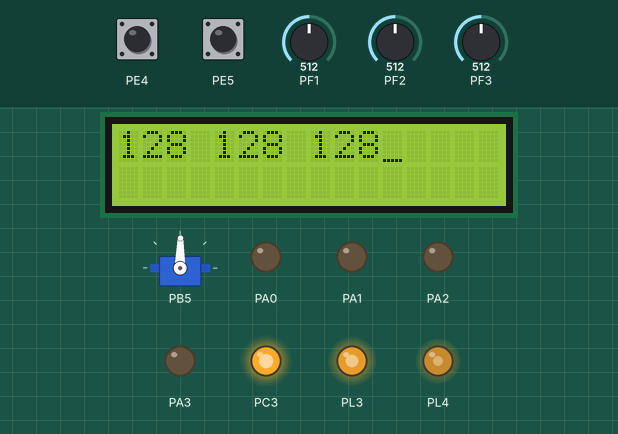
The program below on a simulated ATmega2560, built with avr-gcc and emulated at 14.7456 MHz. Parts: 16×2 character LCD, servo, output pins drawn as LEDs (lit = HIGH). Wiring (inferred from the names in the program): character LCD (HD44780): RS PC0; R/W PC1; E PC2; data PC4, PC5, PC6, PC7. The test bench sets the inputs (shaded band); at power-on: PE4 HIGH, PE5 HIGH, PF1 = 512, PF2 = 512, PF3 = 512. Servo pulses on a pin are drawn as a servo (544–2400 µs = 0–180°); pins used as bus, display or sensor lines are not drawn. At 11.0 s the program stops and its outputs stay as they are.

Above: at 1.1 s.
At 10.1 s:
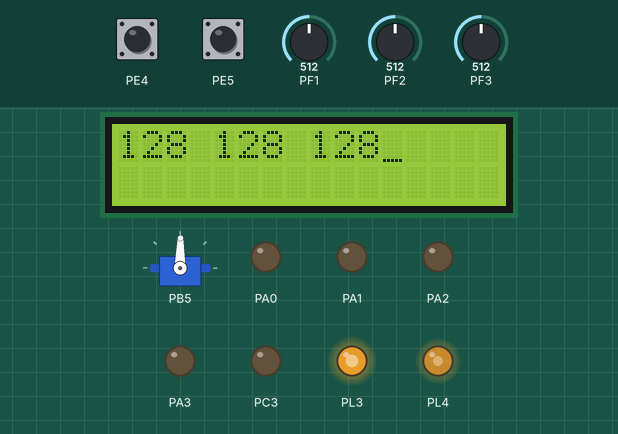
Timing chart, 0 to 11.6 s (numbered marks = the images above):
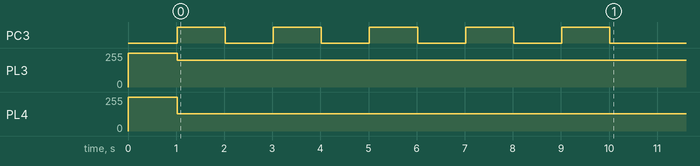

Measured:
- by itself, PC3: alternates HIGH for 1.0 s and LOW for 1.0 s, 10 changes in all, then stays LOW
- by itself, PL3: 0/255 → 255/255 at 0.00 s, → 200/255 1.0 s later
- by itself, PL4: 0/255 → 255/255 at 0.00 s, → 130/255 1.0 s later

The program:

eYantraSeedSowing.c
```c
/*
 * eYantraSeedSowing.h
 *
 * Created: 01-03-2014
 *  Author: Jayant Solanki
 */

#define F_CPU 14745600
#include <avr/io.h>
#include <avr/interrupt.h>
#include <util/delay.h>

#include <math.h> //included to support power function
#include "lcd.h"
#include "controls/globalvar.h"
#include "controls/lib.h"
#include "controls/movements.h"
#include "controls/sensorvals.h"


//Function to Initialize PORTS
void port_init()
{
	lcd_port_config();
	//adc_pin_config();
	motion_pin_config();
	left_encoder_pin_config();
	right_encoder_pin_config();
	buzzer_pin_config();
}


void init_devices (void)
{
 	cli(); //Clears the global interrupts
	port_init();
	adc_init(0);
	servo_init();
	timer5_init();
	left_position_encoder_interrupt_init();
	right_position_encoder_interrupt_init();
	sei();   //Enables the global interrupts
}


//Main Function
int main(void)
{
	init_devices();
	lcd_set_4bit();
	lcd_init();


	holes[0]=1;
	holes[1]=1;
	holes[2]=1;
	holes[3]=1;
	holes[4]=1;
	holes[5]=1;
	holes[6]=1;
	holes[7]=2;
	holes[8]=3;
	holes[9]=1;
	holes[10]=3;
	holes[11]=3;
	holes[12]=1;
	holes[13]=2;
	holes[14]=2;
	holes[15]=1;
	holes[16]=1;
	holes[17]=2;
	holes[18]=3;
	holes[19]=2;
	holes[20]=1;
	holes[21]=1;
	holes[22]=1;
	holes[23]=1;
	holes[24]=1;
	holes[25]=1;
	holes[26]=1;
	holes[27]=1;

	servo_1(90); //default angle for disk, set on disk hole 1
	_delay_ms(800);

	gotoFrontNode();


}
```

globalvar.h
```c
/*
 * globalvar.h
 *
 * Created: 28-02-2014
 *  Author: Jayant Solanki
 */


#define F_CPU 14745600

unsigned char devDir = 1, orr = 4; //check this back

//#define VIRTUAL_SENSORS_ENABLED ((line[0] < 10) && (line[1] < 10) && (line[2] < 10)) //VIRTUAL_SENSORS_ENABLED

#define LEFT_SENSOR_THRESHOLD 10
#define RIGHT_SENSOR_THRESHOLD 10

#define LEFT_SENSOR_NODE_DETECTION_THRESHOLD 48
#define MIDDLE_SENSOR_NODE_DETECTION_THRESHOLD 60
#define RIGHT_SENSOR_NODE_DETECTION_THRESHOLD 48
#define LEFT_SHARPSENSOR_THRESHOLD 150
#define RIGHT_SHARPSENSOR_THRESHOLD 150
#define LEFT_SURFACE_DETECT_THRESHOLD 125
#define RIGHT_SURFACE_DETECT_THRESHOLD 125

#define MIDDLE_SENSOR_90_DEGREE_TURN_THRESHOLD 20
#define SEED_DROP_DELAY _delay_ms(1500)

#define Right_white_line line[0]
#define Left_white_line line[2]
#define Center_white_line line[1]


void port_init();
void seedfillright(int);
void seedfillleft(int);
void servo_1(unsigned char);
void timer5_init();
void velocity(unsigned char, unsigned char);
void motors_delay();
void servo_1_free();
unsigned char ADC_Conversion(unsigned char);
unsigned char ADC_Value;
//unsigned char flag1 = 0;
unsigned char sharp1;
unsigned char sharp2;
unsigned char distanceleft,distanceright;
volatile unsigned long int ShaftCountRight;
volatile unsigned long int ShaftCountLeft;
volatile unsigned int Degrees;
unsigned char line[3], leftSpeed, rightSpeed;
unsigned int l,j; //removed k
unsigned int flag,sharpflag=1;
unsigned int seeds;
int holes[28];
unsigned int counter=1;


char modulus(signed char num) //Mathematical MOD function.
{
	if (num < 0)
		return num * (-1);
	return num;
}


void printOnLCDLower(unsigned char le, unsigned char ri) //Prints input arguments on lcd in second row
{
	lcd_print(2, 1, le, 3);
	lcd_print(2, 5, ri, 3);
}

void printOnLCDUpper(unsigned char le, unsigned char ri) //Prints input arguments on lcd in first row
{
	lcd_print(1, 1, le, 3);
	lcd_print(1, 5, ri, 3);
}
```

movements.h
```c
/*
 * movement.h
 *
 * Created: 01-03-2014
 *  Author: Jayant Solanki
 */

//----------------------------------------------Line follow----------------------------------------------------------------

void gotoFrontNode() //Takes bot to node directly in front of it.
{
	while(1)
	{

		Left_white_line = ADC_Conversion(3);	//Getting data of Left WL Sensor
		Center_white_line = ADC_Conversion(2);	//Getting data of Center WL Sensor
		Right_white_line = ADC_Conversion(1);	//Getting data of Right WL Sensor


		print_sensor(1,1,3);	//Prints value of White Line Sensor1
		print_sensor(1,5,2);	//Prints Value of White Line Sensor2
		print_sensor(1,9,1);	//Prints Value of White Line Sensor3
		on_line();

	/*	sharp1 = ADC_Conversion(9);						//Stores the Analog value of front sharp connected to ADC channel 11 into variable "sharp"
		distanceleft = Sharp_GP2D12_estimation(sharp1);				//Stores Distance calculated in a variable "value".
		lcd_print(2,10,distanceleft,3); 						//Prints Value Of Distance in MM measured by Sharp Sensor.
		sharp2 = ADC_Conversion(13);						//Stores the Analog value of front sharp connected to ADC channel 11 into variable "sharp"
		distanceright = Sharp_GP2D12_estimation(sharp2);				//Stores Distance calculated in a variable "value".
		lcd_print(2,14,distanceright,3);

		if(sharpflag==1 && distanceleft <LEFT_SURFACE_DETECT_THRESHOLD && distanceright<RIGHT_SURFACE_DETECT_THRESHOLD)
		{
		sharpflag=0; //start filling holes again on detecting thermacol surface again
		buzzer_on();
		}
	//	if(sharpflag==0) //holes are not filled when flag is set to 1
		//{
		else if(sharpflag==0 && distanceleft>LEFT_SHARPSENSOR_THRESHOLD && distanceright>RIGHT_SHARPSENSOR_THRESHOLD)//fill seedhole
		{
			brake();
			sharpflag=1;
			buzzer_off();

			//buzzer_on(); //debug check
				if(counter>=1 && counter<=7)//code here
				{
					lcd_print(2,1,counter,2);
					seedfillleft(holes[counter-1]);


			//code here
					lcd_print(2,4,counter+7,2);
					seedfillright(holes[counter+6]);

					servo_1(90); //reset the disk to initial position on feeling each hole
					SEED_DROP_DELAY;
		//}//end of for loop
					counter++;
						if(counter==8)
						{
							counter=28;//level up
							forward();
							velocity(220,220);
							_delay_ms(400);
						//	sharpflag=1;
			//buzzer_on();

			 //unless zero hole filling wont restart
						}
					}
					else
					{
				//buzzer_off();
				//code here
						lcd_print(2,1,counter,2);
						seedfillleft(holes[counter-1]);

				//code here
						lcd_print(2,4,counter-7,2);
						seedfillright(holes[counter-8]);
						servo_1(90); //reset the disk to initial position on feeling each hole
						SEED_DROP_DELAY;
			//}//end of for loop
						counter--;
					}
					servo_1_free();
					forward();
					velocity(180,180);
					_delay_ms(1000);
				}*/
			}
		//}
}


void on_line(void)
{
	int flag=0;

	if(Center_white_line>0x20)
	{
		//flag=1;
		forward();
		velocity(200,200);
	}

	if(Left_white_line>14)
	{
		//flag=1;
		forward();
		velocity(130,200);


	}

	if(Right_white_line>14)
	{
		//flag=1;
		forward();
		velocity(200,130);
	}
	if(Center_white_line>32 && Right_white_line>32 && Left_white_line<40) //right turn encoder
	{
		_delay_ms(200);
		brake();
		//_delay_ms(500);
		soft_right_degrees(83);
	}
	if(Right_white_line<0x10 && Left_white_line<0x10 && Center_white_line<0x10)
	{
		//flag=1;
		forward();
		velocity(200,200);

	}
	if(Center_white_line>70 && Left_white_line>70 && Right_white_line>70)
	{

		brake();
		buzzer_on();
		_delay_ms(1000);
		buzzer_off();
		_delay_ms(1000);
		buzzer_on();
		_delay_ms(1000);
		buzzer_off();
		_delay_ms(1000);
		buzzer_on();
		_delay_ms(1000);
		buzzer_off();
		_delay_ms(1000);
		buzzer_on();
		_delay_ms(1000);
		buzzer_off();
		_delay_ms(1000);
		buzzer_on();
		_delay_ms(1000);
		buzzer_off();
		_delay_ms(1000);
		exit(1);
	}
}


	//Function used for turning robot by specified degrees
	void angle_rotate(unsigned int Degrees)
	{

		float ReqdShaftCount=0;
		unsigned long int ReqdShaftCountInt=0;


		ReqdShaftCount=(float)Degrees/4.090; //division by resolution to get shaft count
		ReqdShaftCountInt=(unsigned int)ReqdShaftCount;
		ShaftCountRight=0;
		ShaftCountLeft=0;

		while(1)
		{
			if((ShaftCountRight>=ReqdShaftCountInt) | (ShaftCountLeft>=ReqdShaftCountInt))
			break;
		}
		brake(); //brake bot
	}


	//Right in degrees
	void right_degrees(unsigned int Degrees)
	{
		//88 pulses for 360 degrees rotation 4.090 degrees per count
		right();
		angle_rotate(Degrees);
	}

	//forward in MM
	/*
	void forward_mm(unsigned int DistanceInMM)
	{
		//forward();
		linear_distance_mm(DistanceInMM);
	}
	*/

	void forward (void)
	{
		motion_set (0x06);
	}
	void soft_right_degrees(unsigned int Degrees)
	{

		// 176 pulses for 360 degrees rotation 2.045 degrees per count
		soft_right();  //Turn soft right
		Degrees=Degrees*2;
		angle_rotate(Degrees);

	}
	void right(void)
	{
		motion_set(0x0A);
		//velocity(150,150);
	}
	void soft_right (void) //Left wheel forward, Right wheel is stationary
	{
		motion_set(0x02);
	}
	void brake (void)
	{
		motion_set(0x00);

	}

	//-----------------------------------------servo control------------------------------------------------------
	//Function to rotate Servo 1 by a specified angle in the multiples of 1.86 degrees
	void servo_1(unsigned char degrees) //servo motor 1 controller
	{
		float PositionPanServo = 0;
		PositionPanServo = ((float)degrees / 1.86) + 35.0;


		OCR1AH = 0x00;
		OCR1AL = PositionPanServo;

	}

	void servo_1_free (void) //makes servo 1 free rotating
	{
		OCR1AH = 0x03;
		OCR1AL = 0xFF; //Servo 1 off
	}

	void filldiskhole(int n) //to fill the empty hole in the disk
	{
		switch(n)
		{
			case 1:
			servo_1(90); //disk hole 1
			break;
			case 2:
			servo_1(50); //hole 2
			break;
		}
	}


	void seedfillright(int n) //fills the seed holes on the right side of the bot
	{
		for (j=0;j<=n;j++)
		{
			if(j==3)
			{
				filldiskhole(1);
				_delay_ms(540);
				servo_1(189);
				_delay_ms(540);
			}
			else if(j==2) // needs fine tuning for different angles // hole 1 comes over right pot
			{
				servo_1(189);
				_delay_ms(500);
			}
			else if(j==1) // hole 2 comes over right pot
			{
				servo_1(140);
				_delay_ms(700);
			}

		}
	}

	void seedfillleft(int n) // fills the seed holes on the left side of the bot
	{
		for (j=0;j<=n;j++)
		{
			if(j==3)
			{
				filldiskhole(2);
				_delay_ms(270);
				servo_1(0);
				_delay_ms(300);
			}
			else if(j==2) // hole 2 comes over left pot
			{
				servo_1(0);
				_delay_ms(300); //subjected to change
			}
			else if(j==1) // hole 1 comes over left pot
			{
				servo_1(45);
				_delay_ms(300);
			}

		}
	}

	void fillhole(unsigned int k)
	{
		brake();

		if(k >=1 && k<=7)
		{
		//for(k=0;k<2;k++) //subjected to change
		//{
			//code here
			seedfillleft(holes[k-1]);
			lcd_print(2,1,k,2);

			//code here
			seedfillright(holes[k+6]);
			lcd_print(2,4,k+7,2);
			servo_1(90); //reset the disk to initial position on feeling each hole
			_delay_ms(500);
		//}//end of for loop
		counter++;
		if(counter==8)
		{
		counter=28;//level up
		sharpflag=1; //unless zero hole filling wont restart
		}

		}

		if(k >=21 && k<=28)
		{
		//for(k=14;k<21;k++) //subjected to change
		//{


			//code here
			seedfillleft(holes[k-1]);
			lcd_print(2,1,k,2);
			//code here
			seedfillright(holes[k-8]);
			lcd_print(2,1,k-7,2);
			servo_1(90); //reset the disk to initial position on feeling each hole
			SEED_DROP_DELAY;
			//}//end of for loop
			counter--;
			}
			forward();
			velocity(180,180);
			_delay_ms(1000);
		}
```

sensorvals.h
```c
void getLineVals() //Gets Values from WhiteLine Sensors and stores them in line[] array
{
	char i;
	adc_init(0);
	for (i = 0; i < 2; i++)
	{
		line[0] = ADC_Conversion(2);//right
		line[1] = ADC_Conversion(3);//center
		line[2] = ADC_Conversion(1);//left
	}
	//addtoLineValHistory();
}
```

lcd.c
```c
#include <avr/io.h>
#include <avr/delay.h>
#include <util/delay.h>

#define RS 0
#define RW 1
#define EN 2
#define lcd_port PORTC

#define sbit(reg,bit)	reg |= (1<<bit)
#define cbit(reg,bit)	reg &= ~(1<<bit)

void init_ports();
void lcd_reset_4bit();
void lcd_init();
void lcd_wr_command(unsigned char);
void lcd_wr_char(char);
void lcd_home();
void lcd_cursor(char, char);
void lcd_print(char, char, unsigned int, int);
void lcd_string(char*);

unsigned int temp;
unsigned int unit;
unsigned int tens;
unsigned int hundred;
unsigned int thousand;
unsigned int million;

int i;


//Function to Reset LCD
void lcd_set_4bit()
{
	_delay_ms(1);

	cbit(lcd_port,RS);				//RS=0 --- Command Input
	cbit(lcd_port,RW);				//RW=0 --- Writing to LCD
	lcd_port = 0x30;				//Sending 3 in the upper nibble
	sbit(lcd_port,EN);				//Set Enable Pin
	_delay_ms(5);					//delay
	cbit(lcd_port,EN);				//Clear Enable Pin

	_delay_ms(1);

	cbit(lcd_port,RS);				//RS=0 --- Command Input
	cbit(lcd_port,RW);				//RW=0 --- Writing to LCD
	lcd_port = 0x30;				//Sending 3 in the upper nibble
	sbit(lcd_port,EN);				//Set Enable Pin
	_delay_ms(5);					//delay
	cbit(lcd_port,EN);				//Clear Enable Pin

	_delay_ms(1);

	cbit(lcd_port,RS);				//RS=0 --- Command Input
	cbit(lcd_port,RW);				//RW=0 --- Writing to LCD
	lcd_port = 0x30;				//Sending 3 in the upper nibble
	sbit(lcd_port,EN);				//Set Enable Pin
	_delay_ms(5);					//delay
	cbit(lcd_port,EN);				//Clear Enable Pin

	_delay_ms(1);

	cbit(lcd_port,RS);				//RS=0 --- Command Input
	cbit(lcd_port,RW);				//RW=0 --- Writing to LCD
	lcd_port = 0x20;				//Sending 2 in the upper nibble to initialize LCD 4-bit mode
	sbit(lcd_port,EN);				//Set Enable Pin
	_delay_ms(5);					//delay
	cbit(lcd_port,EN);				//Clear Enable Pin
}

//Function to Initialize LCD
void lcd_init()
{
	_delay_ms(1);

	lcd_wr_command(0x28); //4-bit mode and 5x8 dot character font
	lcd_wr_command(0x01); //Clear LCD display
	lcd_wr_command(0x06); //Auto increment cursor position
	lcd_wr_command(0x0E); //Turn on LCD and cursor
	lcd_wr_command(0x80); //Set cursor position
}


//Function to write command on LCD
void lcd_wr_command(unsigned char cmd)
{
	unsigned char temp;
	temp = cmd;
	temp = temp & 0xF0;
	lcd_port &= 0x0F;
	lcd_port |= temp;
	cbit(lcd_port,RS);
	cbit(lcd_port,RW);
	sbit(lcd_port,EN);
	_delay_ms(5);
	cbit(lcd_port,EN);

	cmd = cmd & 0x0F;
	cmd = cmd<<4;
	lcd_port &= 0x0F;
	lcd_port |= cmd;
	cbit(lcd_port,RS);
	cbit(lcd_port,RW);
	sbit(lcd_port,EN);
	_delay_ms(5);
	cbit(lcd_port,EN);
}

//Function to write data on LCD
void lcd_wr_char(char letter)
{
	char temp;
	temp = letter;
	temp = (temp & 0xF0);
	lcd_port &= 0x0F;
	lcd_port |= temp;
	sbit(lcd_port,RS);
	cbit(lcd_port,RW);
	sbit(lcd_port,EN);
	_delay_ms(5);
	cbit(lcd_port,EN);

	letter = letter & 0x0F;
	letter = letter<<4;
	lcd_port &= 0x0F;
	lcd_port |= letter;
	sbit(lcd_port,RS);
	cbit(lcd_port,RW);
	sbit(lcd_port,EN);
	_delay_ms(5);
	cbit(lcd_port,EN);
}


void lcd_home()
{
	lcd_wr_command(0x80);
}


//Function to Print String on LCD
void lcd_string(char *str)
{
	while(*str != '\0')
	{
		lcd_wr_char(*str);
		str++;
	}
}

//Position the LCD cursor at "row", "column"

void lcd_cursor (char row, char column)
{
	switch (row) {
		case 1: lcd_wr_command (0x80 + column - 1); break;
		case 2: lcd_wr_command (0xc0 + column - 1); break;
		case 3: lcd_wr_command (0x94 + column - 1); break;
		case 4: lcd_wr_command (0xd4 + column - 1); break;
		default: break;
	}
}

//Function to print any input value up to the desired digit on LCD
void lcd_print (char row, char coloumn, unsigned int value, int digits)
{
	unsigned char flag=0;
	if(row==0||coloumn==0)
	{
		lcd_home();
	}
	else
	{
		lcd_cursor(row,coloumn);
	}
	if(digits==5 || flag==1)
	{
		million=value/10000+48;
		lcd_wr_char(million);
		flag=1;
	}
	if(digits==4 || flag==1)
	{
		temp = value/1000;
		thousand = temp%10 + 48;
		lcd_wr_char(thousand);
		flag=1;
	}
	if(digits==3 || flag==1)
	{
		temp = value/100;
		hundred = temp%10 + 48;
		lcd_wr_char(hundred);
		flag=1;
	}
	if(digits==2 || flag==1)
	{
		temp = value/10;
		tens = temp%10 + 48;
		lcd_wr_char(tens);
		flag=1;
	}
	if(digits==1 || flag==1)
	{
		unit = value%10 + 48;
		lcd_wr_char(unit);
	}
	if(digits>5)
	{
		lcd_wr_char('E');
	}
}
```

Source omitted: lcd.h (4565 bytes), lib.h (7449 bytes)
